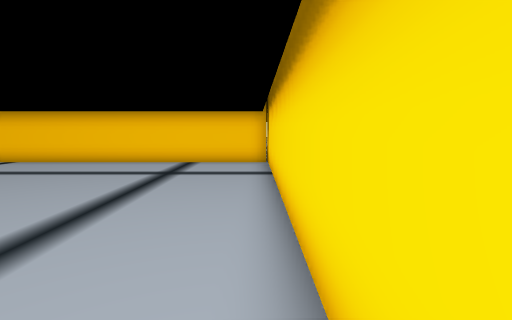
[1] (above)

22 first-person views from a walk through a scene from a Unity 3-D project. The camera is 1.3 m above the floor, tilts 6° down and sees 85° across. Doors are open. The floor is counted in squares, 1 m on a side. Each view is taken from the middle of a square. On the plan, view 1 faces up. The plan holds only what a view shows up to about 13 squares ahead; the rest is blank. The place goes on beyond the plan. Some animated figures are left out.

[2]
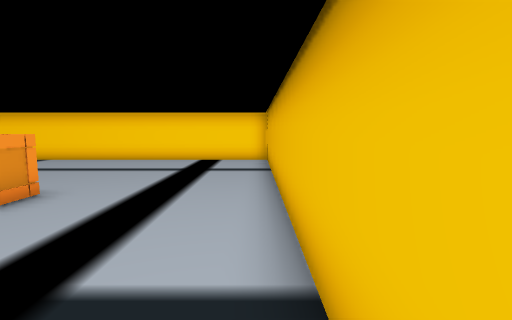

[3]
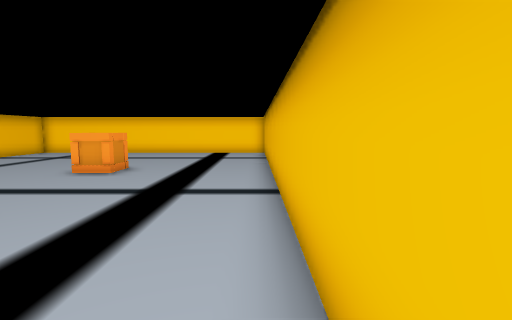

[4]
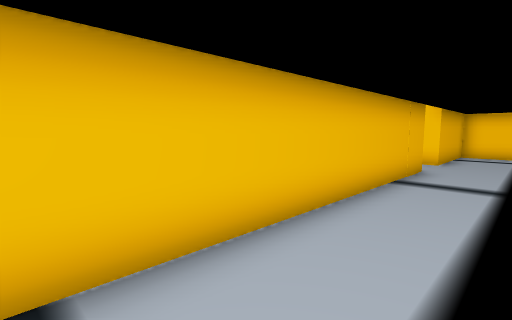

[5]
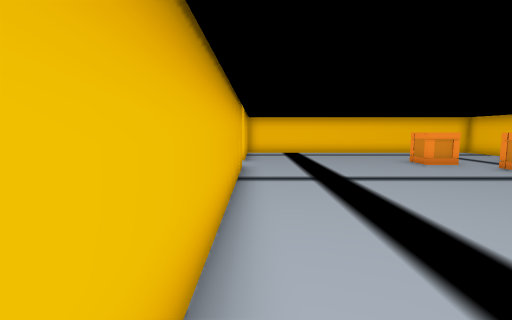

[6]
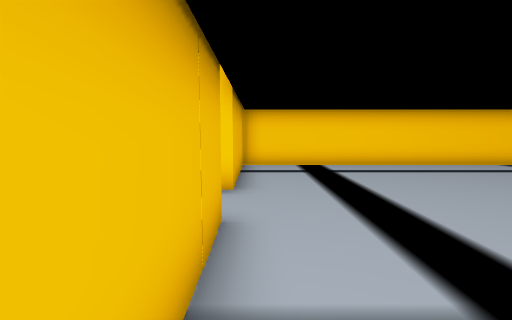

[7]
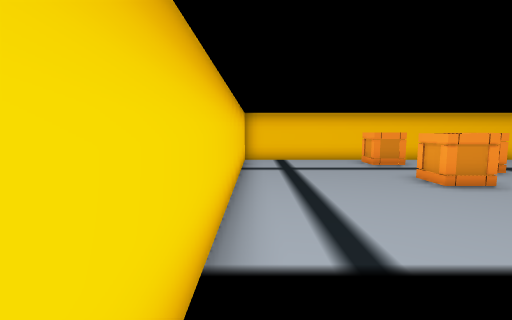

[8]
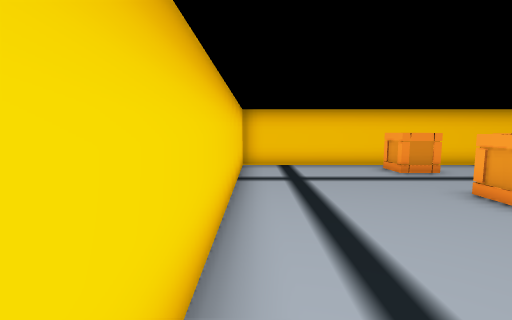

[9]
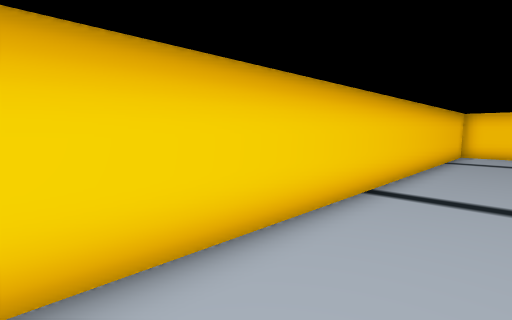

[10]
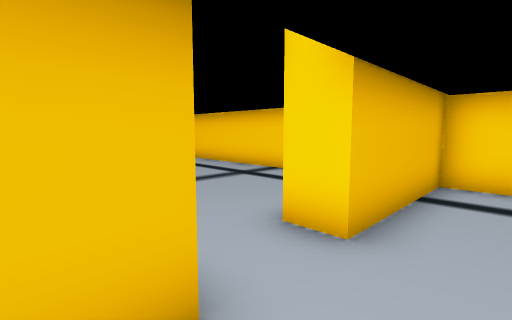

[11]
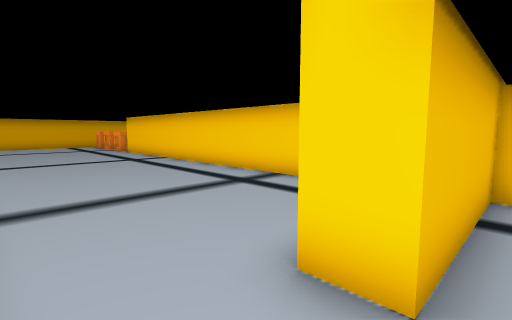

[12]
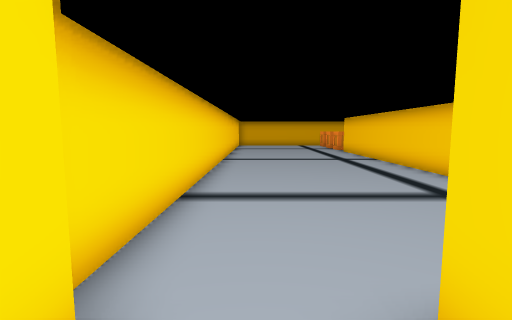

[13]
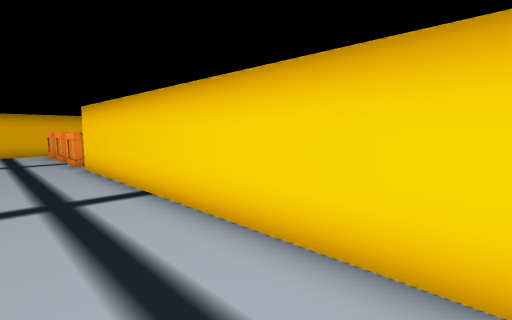

[14]
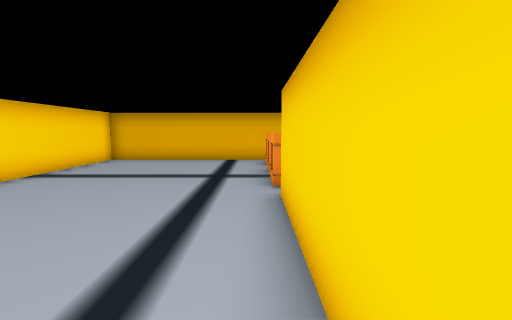

[15]
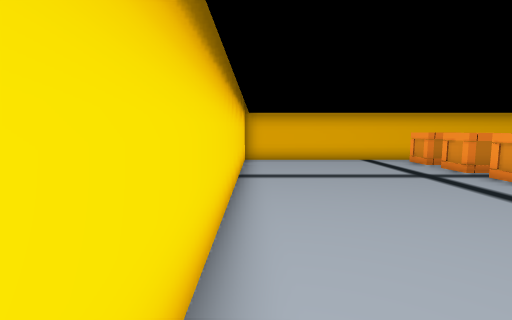

[16]
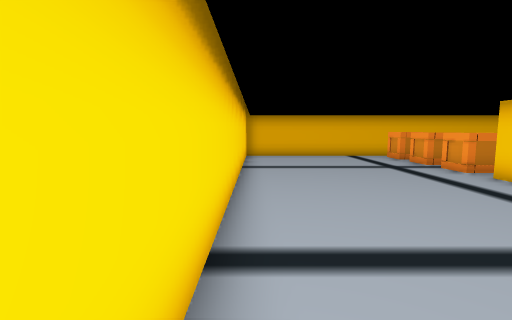

[17]
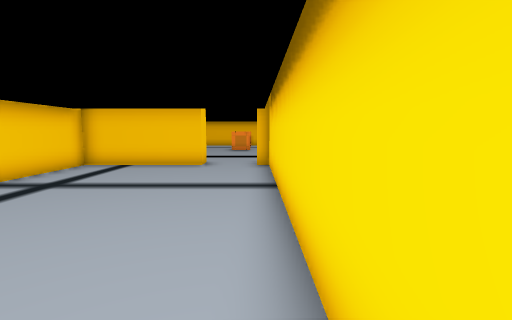

[18]
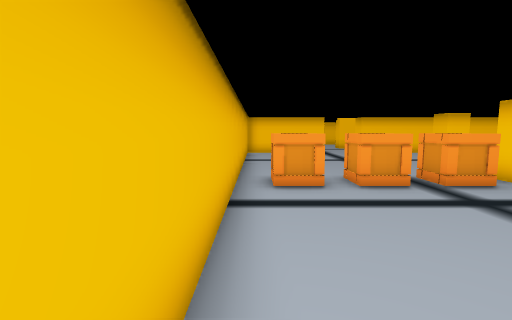

[19]
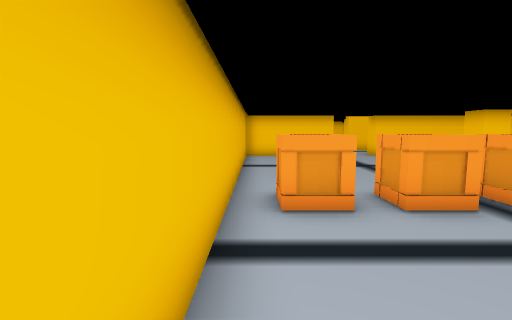

[20]
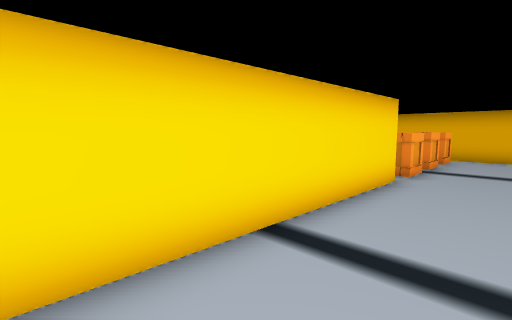

[21]
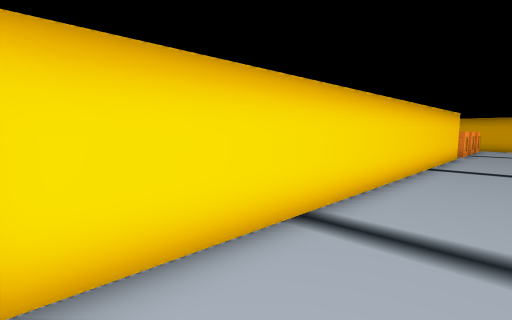

[22]
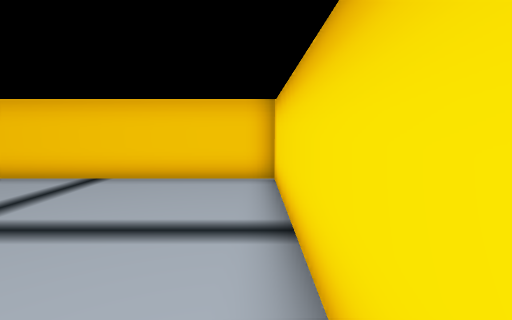

### Floor plan
Points are (right, up) in squares from view 1. A wall is a line through its corners. A room is listed if a view was taken in it or the views show most of it. See-through windows are left out.
Room 1 (views 1, 2, 3, 4, 5, 6, 7, 8, 9, 10, 11, 12)
walls: (-20, -1.5) (-0.4, -1.5); (0.5, -1.6) (0.5, 11.5) (-26.5, 11.5) (-26.5, -1.5) (-22, -1.5)
ways out: open door at (-21, -2) to room 2
objects: crate (-21, 6); crate (-21, 10); crate (-19, 8); crate (-7, 4)
Room 2 (views 13, 14, 15, 16, 17, 18, 19, 20, 21, 22)
walls: (-27, -18.6) (-27.5, -18.6) (-27.5, -2.5) (-32.5, -2.5); (-22, -2.5) (-26.5, -2.5) (-26.5, -18.6); (-32.2, -25.5) (-19.5, -25.5) (-19.5, -3); (-19.4, -2.5) (-20, -2.5)
ways out: open door at (-21, -2) to room 1
objects: crate (-27, -24); crate (-27, -22); crate (-27, -20)

Positions as (right, up) in squares from view 1, and headings:
1: (0, 0), facing up
2: (-12, -1), facing right
3: (-16, -1), facing right
4: (-10, 1), facing down-left
5: (-10, -1), facing left
6: (-16, -1), facing left
7: (-26, -1), facing up
8: (-26, 1), facing up
9: (-16, 9), facing up-right
10: (-19, 0), facing down-left
11: (-20, -1), facing down-left
12: (-21, -1), facing down
13: (-24, -8), facing down-left
14: (-26, -13), facing down
15: (-20, -13), facing down
16: (-20, -11), facing down
17: (-20, -13), facing up
18: (-20, -25), facing left
19: (-22, -25), facing left
20: (-30, -11), facing down-right
21: (-30, -3), facing down-right
22: (-28, -10), facing up
